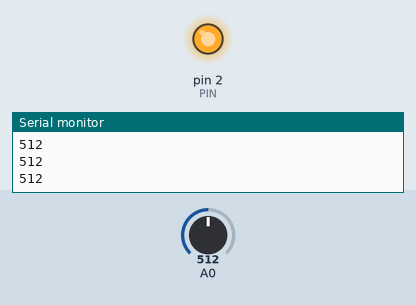
This sketch was run on a simulated Arduino Uno, built with avr-gcc and run on an emulated ATmega328P. On the bench: output pins drawn as LEDs (lit = HIGH), the last lines printed to the serial monitor. The test bench sets the inputs (shaded band); at power-on: A0 = 512.

Above: at 1.2 s.
1.3 s: A0 set to 409
2.8 s: A0 set to 382
At 3.8 s:
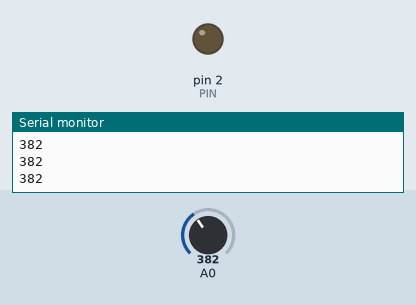
4.3 s: A0 set to 410
At 5.3 s:
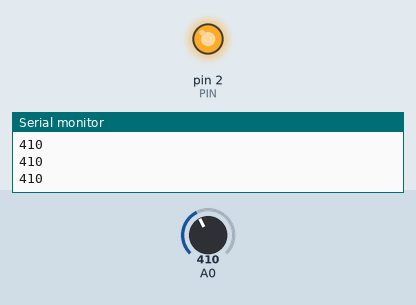
5.8 s: A0 set to 390
At 6.7 s:
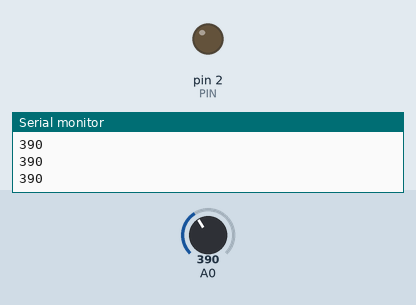
Timing chart, 0 to 8.3 s (numbered marks = the images above; inputs shaded):
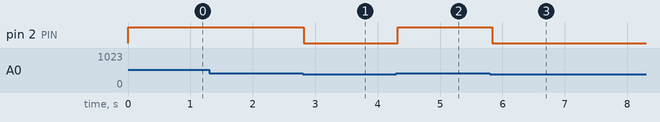

Measured:
- the behaviour switches between 401 and 400 on A0 (found by bisection; images 0 and 1)
- after the input at 2.8 s, pin 2 (PIN): HIGH → LOW at once
- after the input at 4.3 s, pin 2 (PIN): LOW → HIGH at once
- after the input at 5.8 s, pin 2 (PIN): HIGH → LOW at once

The sketch:

lab2_code.ino
```cpp
int PIN = 2;

// the setup routine runs once when you press reset:
void setup() {
  // initialize serial communication at 9600 bits per second:
  Serial.begin(9600);

  pinMode(PIN, OUTPUT);
}

// the loop routine runs over and over again forever:
void loop() {
  // read the input on analog pin 0:
  int knobValue = analogRead(A0);
   // print out the value you read:
  Serial.println(knobValue);

  // turn the LED on if potentiometer is > 400
  if (knobValue > 400) {
    digitalWrite(PIN, HIGH);
  } else {
    digitalWrite(PIN, LOW);
  }

  // delay to reduce energy usage
  delay(50);

}
```
